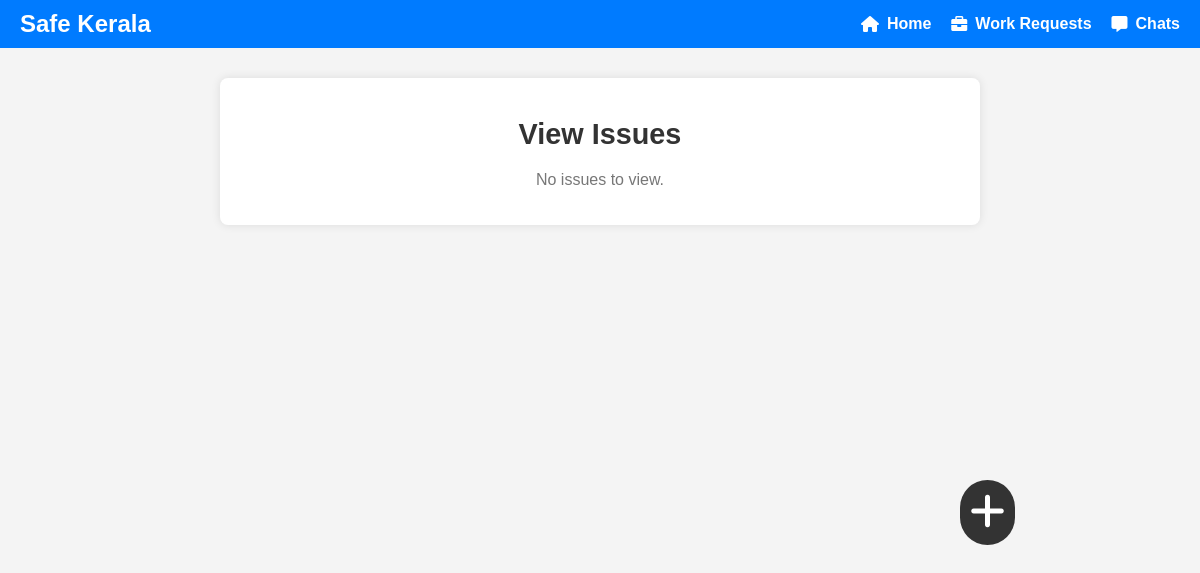
The app's page /labour/viewissue/, older data.
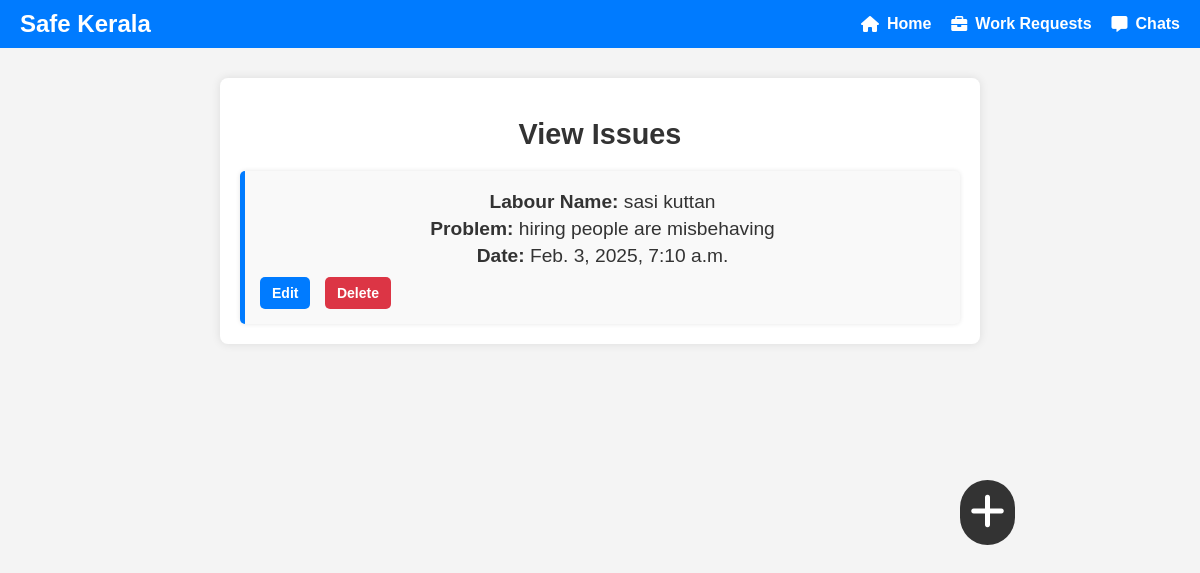
The same page, newer data.
### labour/models.py (models this page shows, shortened)
class PersonalIssue(models.Model):
    labourer = models.ForeignKey(LabourDetails, on_delete=models.CASCADE,null=True,blank=True)
    title = models.CharField(max_length=255,null=True,blank=True)
    description = models.TextField(null=True,blank=True)
    created_at = models.DateTimeField(auto_now_add=True)
    updated_at = models.DateTimeField(auto_now_add=True)

### my_admin/models.py (models this page shows)
class LabourDetails(models.Model):
    gender=[
        ('MALE','male'),
        ('FEMALE','female'),
        ('OTHER','other')
    ]
    name=models.CharField(max_length=50,null=True,blank=True)
    age=models.DateField(null=True,blank=True)
    gender=models.CharField(max_length=50,null=True,blank=True,choices=gender)
    aadhar_no=models.IntegerField(null=True,blank=True)
    skills=models.CharField(max_length=600,null=True,blank=True)
    phone=models.CharField(max_length=20,null=True,blank=True)
    alternative_phone=models.CharField(max_length=20,null=True,blank=True)
    user_details=models.OneToOneField(LoginDetails,models.CASCADE,null=True,blank=True)
    photo = models.ImageField(null=True, blank=True, upload_to='labour_gallery')
    id_image = models.ImageField(null=True, blank=True, upload_to='labour_gallery')
    ration_card = models.ImageField(null=True, blank=True, upload_to='labour_gallery')
    updated_at = models.DateTimeField(auto_now_add=True)
    created_at = models.DateTimeField(auto_now_add=True)
    def __str__(self):
        return self.name

### labour/views.py (the view)
# urls.py: path('viewissue/',ViewIssue.as_view(),name='view_issue'),
class ViewIssue(View):
    def get(self,request):
        problem=PersonalIssue.objects.order_by('-created_at').all()
        return render(request,'labour/view_issue.html',{'problem':problem})

### template/labour/view_issue.html
{% extends 'labour/home.html' %}
{% load static %}
{% block body %}
<div class="container">
    <h2>View Issues</h2>
    {% if problem %}
        <div class="issue-list">
            {% for issue in problem %}
                <div class="issue-card">
                    <p><strong>Labour Name:</strong> {{ issue.labourer }}</p>
                    <p><strong>Problem:</strong> {{ issue.description }}</p>
                    <p><strong>Date:</strong> {{ issue.created_at }}</p>
                    <div class="issue-actions">
                        <a href="{% url 'edit_issue' issue.id %}" class="btn edit-btn">Edit</a>
                        <a href="{% url 'delete_issue' issue.id %}" class="btn delete-btn">Delete</a>
                    </div>
                </div>
            {% endfor %}
        </div>
    {% else %}
        <p class="no-issue">No issues to view.</p>
    {% endif %}
    <div class="add">
        <a href="{% url 'personal_issue' %}">
            <i class="fas fa-plus"></i>
        </a>
    </div>
</div>
{% endblock %}

Row changes from the older to the newer data that the page shows:
added PersonalIssue: labourer "sasi kuttan", description "hiring people are misbehaving", created_at "Feb. 3, 2025, 7:10 a.m."
Text that changed along with them:
text no longer shown: "No issues to view."
